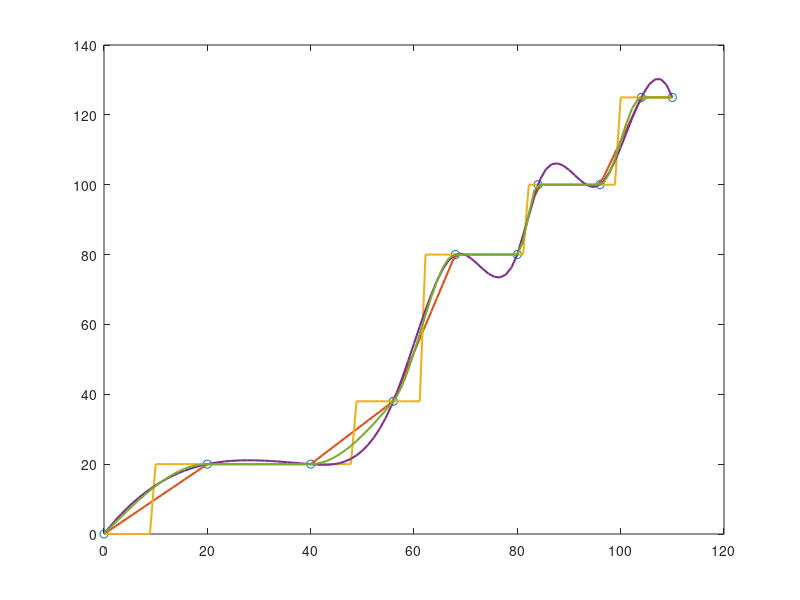

Write the MATLAB code that produced this figure. (Note: this script raises an error after producing the figure.)
% Interpolazione 1D mediante il comando interp1

t = [0 20 40 56 68 80 84 96 104 110];
v = [0 20 20 38 80 80 100 100 125 125];
tt = linspace(0,110);
vl = interp1(t,v,tt);
plot(t,v,'o',tt,vl,'LineWidth',1.5)


hold on
vn = interp1(t,v,tt,'nearest');
plot(tt,vn,'LineWidth',1.5)

vs = interp1(t,v,tt,'spline'); %Spline cubica naturale
plot(tt,vs,'LineWidth',1.5)

vh = interp1(t,v,tt,'pchip'); % Hermite cubica
plot(tt,vh,'LineWidth',1.5)

m = makima(t,v,tt); %Akima modificata
hold on
plot(tt,m,'LineWidth',1.5)

legend('Dati','lineare','nearest','spline','pchip','makima', Location='best')


% Costruzione spline quadratica 
dati = [3.0;4.5;7.0;9.0]; %nodi
f = [2.5,1.0,2.5,0.5]; % valori funzionali


%termini noti: 
tn = [f(2)-f(1); f(3)-f(2); f(4)-f(3); 0;0];

a = f;

%matrice del sistema lineare:

h = diff(dati); %vettore della spaziatura tra due nodi successivi

%matrice sistema lineare:
A =[h(1),0,0,0,0; 
      0, h(2), h(2)^2,0,0; 
      0,0,0,h(3), h(3)^2;
       1,-1,0,0,0;
       0,1,2*h(2),-1,0];

sol  = A\tn; % sol =  b_1,b_2, c_2,b_3,c_3

grado = 2;
coefficienti = zeros(length(h), grado+1);

coefficienti(1,:) = [ sol(1), 0, a(1)]; %c_1 ==0
coefficienti(2,:) = [sol(2), sol(3), a(2)];
coefficienti(3,:) = [sol(4), sol(5),a(3)];


% Creiamo una struttura di tipo "polinomio a tratti"
% pp = mkpp(breaks,coefs)
coefficienti
pp = mkpp(dati, coefficienti);

%valutiamo il polinomio creato:
xq = linspace(dati(1), dati(end)); %creo 100 punti di valutazione
yq = ppval(pp,xq);

figure()
plot(dati, f, 'o',xq, yq,'-b','LineWidth',1.5)
